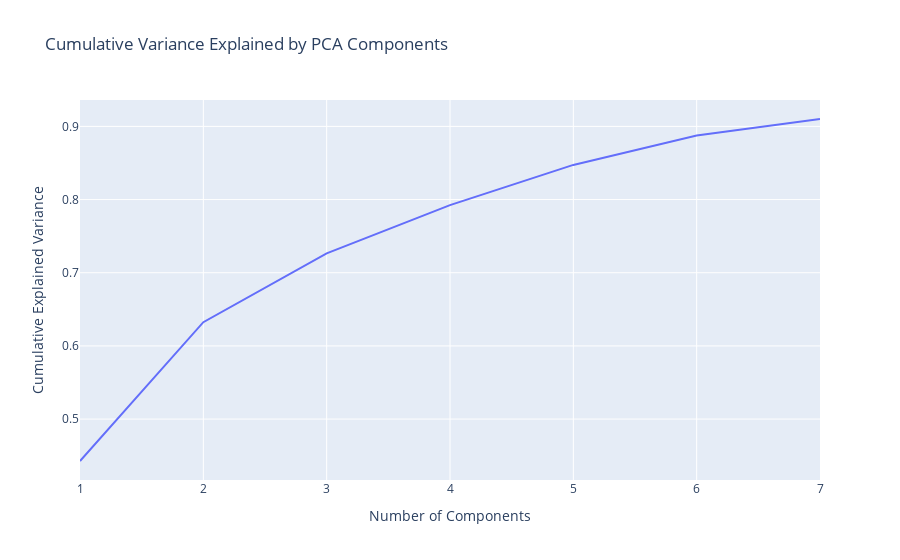

Source (notebook cell):
### Markdown cell above
### *4.2 ~ Visualizing Cumulative Explained Variance*

### Code cell
# Line plot for cumulative variance
fig = px.line(x=range(1, len(cumulative_var)+1), y=cumulative_var,
              labels={'x': 'Number of Components', 'y': 'Cumulative Explained Variance'},
              title='Cumulative Variance Explained by PCA Components')
fig.show()

### Figure 1 — Plotly figure (JSON) as saved in the notebook; plotly's stock layout.template omitted (floating-point values rounded to 4 significant figures)
{"data": [{"hovertemplate": "Number of Components=%{x}<br>Cumulative Explained Variance=%{y}<extra></extra>", "legendgroup": "", "line": {"color": "#636efa", "dash": "solid"}, "marker": {"symbol": "circle"}, "mode": "lines", "name": "", "orientation": "v", "showlegend": false, "type": "scatter", "x": [1, 2, 3, 4, 5, 6, 7], "xaxis": "x", "y": [0.4427, 0.6324, 0.7264, 0.7924, 0.8473, 0.8876, 0.9101], "yaxis": "y"}], "layout": {"legend": {"tracegroupgap": 0}, "title": {"text": "Cumulative Variance Explained by PCA Components"}, "xaxis": {"anchor": "y", "domain": [0, 1], "title": {"text": "Number of Components"}}, "yaxis": {"anchor": "x", "domain": [0, 1], "title": {"text": "Cumulative Explained Variance"}}}}
